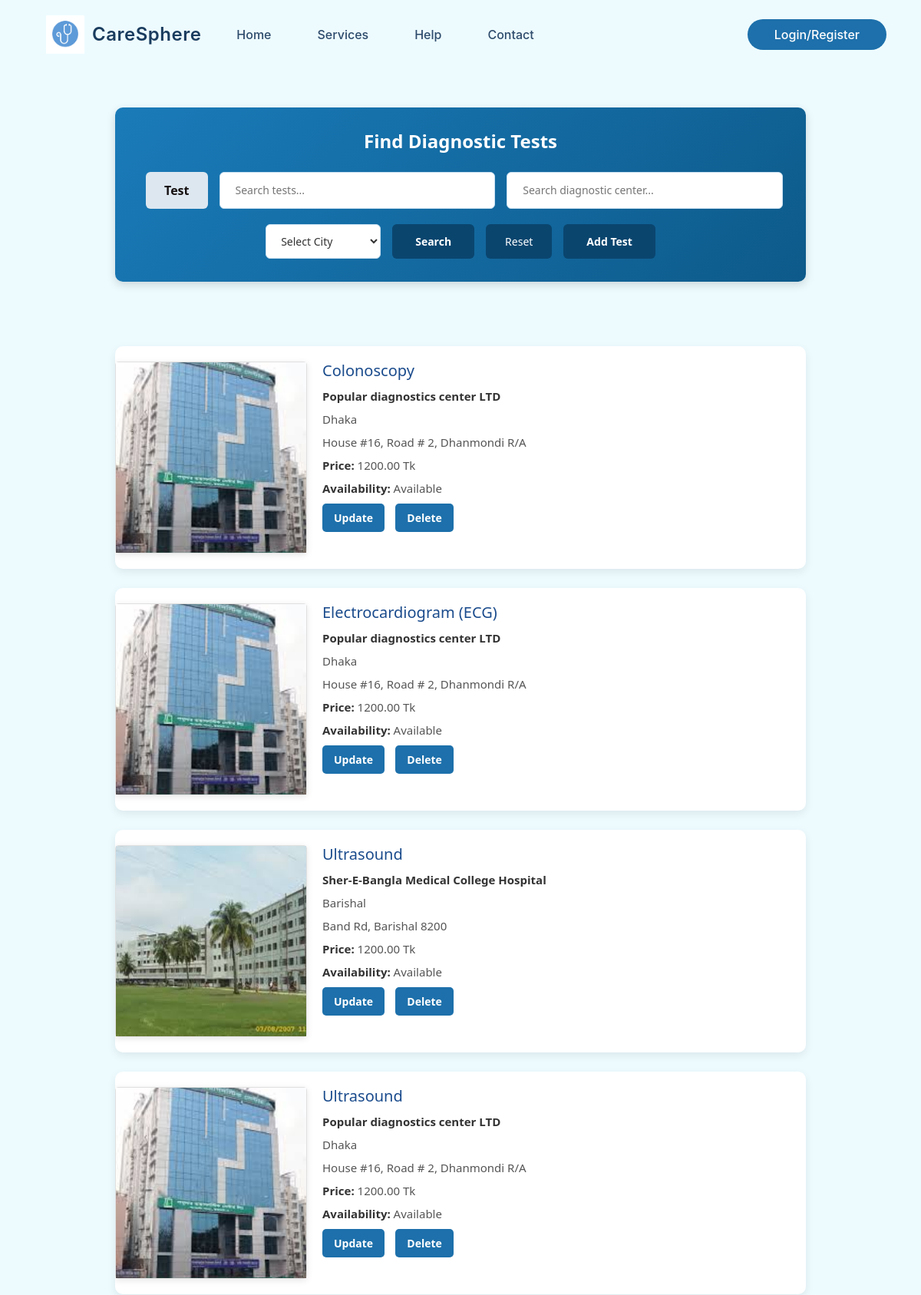
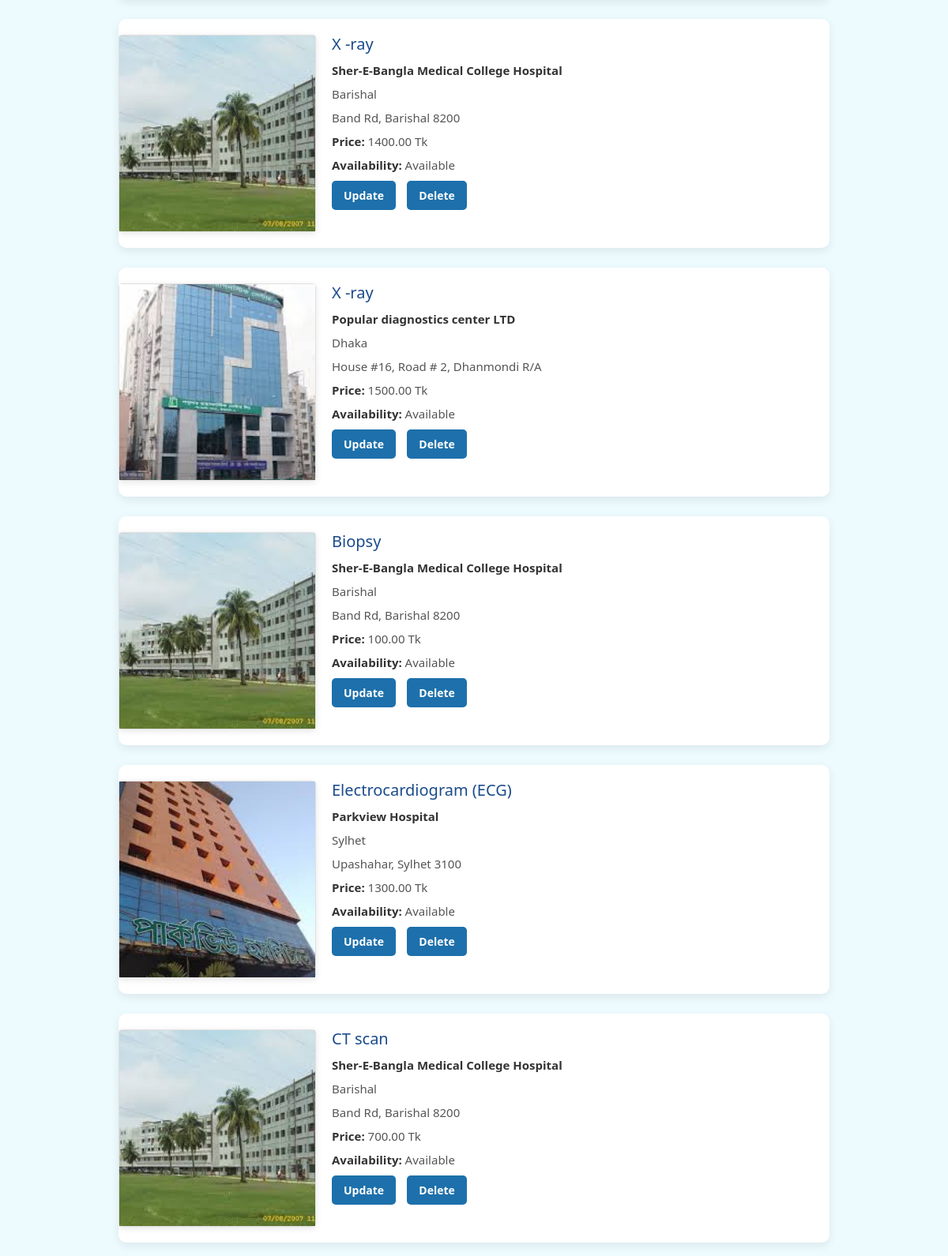
Screenshot of /test_available_list/ (upper part) with the database file from the repository (2 pictures, top to bottom).
### diagonostic_test/models.py (models this page shows, shortened)
class TestAvailability(models.Model):
    hospital = models.ForeignKey(Hospital, on_delete=models.CASCADE,blank=True, null= True)
    test = models.ForeignKey(Test, on_delete=models.CASCADE,blank=True, null= True)
    price = models.DecimalField(max_digits=10, decimal_places=2,blank=True, null= True)
    availability = models.BooleanField(default=True)

class Test(models.Model):
    name = models.CharField(max_length=100,blank=True, null= True)
    description = models.CharField(max_length=100, blank=True, null=True)
    hospital = models.ManyToManyField(Hospital, through='TestAvailability')

### hospital/models.py (models this page shows, shortened)
class Hospital(models.Model):
    name = models.CharField(max_length=200 ,blank= True,null=True)
    profile_pic = models.ImageField(upload_to='doc_img/',blank=True, null=True)
    address = models.CharField(max_length=200 ,blank= True,null=True)
    city = models.CharField(max_length=100,blank= True,null=True)
    hotline = models.CharField(max_length=20,blank= True,null=True)
    email = models.EmailField(blank=True,null=True)

### diagonostic_test/views.py (the view)
# urls.py: path('test_available_list/', dt_views.test_available_list, name='test_available_list'),
def test_available_list(request):
    test_name = request.GET.get('test_name')
    hospital_name = request.GET.get('hospital_name')
    city = request.GET.get('city')
    test_filter = request.GET.get('test_filter')
    tests = TestAvailability.objects.all()
    if test_name:
        tests = tests.filter(test__name__icontains=test_name)
    if hospital_name:
        tests = tests.filter(hospital__name__icontains=hospital_name)
    if city:
        tests = tests.filter(hospital__city__iexact=city)
    if test_filter:
        tests = tests.filter(test__name__iexact=test_filter)
    all_cities = Hospital.objects.values_list('city', flat=True).distinct()
    all_tests = Test.objects.values_list('name', flat=True).distinct()
    context = {
        'tests': tests,
        'all_cities': all_cities,
        'all_tests': all_tests,
    }
    return render(request, template_name='diagonostic_test/test_available_list.html', context = context )

### template/diagonostic_test/test_available_list.html (shortened to what this page needs)
{% extends 'base.html' %}
{% load static %}
{% block body_class %}test-list{% endblock %}
{% block content %}
<div class="test-search-container">
  <div class="test-search-bar">
    <h2 class="search-title">Find Diagnostic Tests</h2>
    <form method="GET" action="{% url 'test_available_list' %}" class="search-form">
      <div class="search-row">
        <div class="decorative-button">Test</div>
        <input type="text" class="search-input" placeholder="Search tests..." name="test_name" value="{{ request.GET.test_name }}">
        <input type="text" class="search-input" placeholder="Search diagnostic center..." name="hospital_name" value="{{ request.GET.hospital_name }}">
      </div>
      <div class="filter-row">
        <select class="filter-dropdown" name="city">
          <option value="">Select City</option>
        </select>
        <button type="submit" class="search-button">Search</button>
        <a href="{% url 'test_available_list' %}" class="reset-button">Reset</a>
        <a href="{% url 'upload_test' %}" class="search-button">Add Test</a>
      </div>
    </form>
  </div>
</div>
<br>
<div class="tests-list">
  {% if tests %}
    {% for entry in tests %}
      <div class="test-card">
        <div class="test-image">
          {% if entry.hospital.profile_pic %}
            <img src="{{ entry.hospital.profile_pic.url }}" alt="{{ entry.hospital.name }}">
          {% else %}
            <img src="{% static 'default_profile.jpg' %}" alt="No Image">
          {% endif %}
        </div>
        <div class="test-info">
          <h3>{{ entry.test.name }}</h3>
          <p class="center"><strong>{{ entry.hospital.name }}</strong></p>
          <p class="city">{{ entry.hospital.city }}</p>
          <p class="address">{{ entry.hospital.address }}</p>
          <div class="test-details">
            <p><strong>Price:</strong> {{ entry.price }} Tk</p>
            <p><strong>Availability:</strong> {{ entry.availability|yesno:"Available,Not Available" }}</p>
          </div>
          <div class="action-buttons">
            <a href="{% url 'update_test' entry.id %}" class="action-button">Update</a>
            <a href="{% url 'delete_test' entry.id %}" class="action-button">Delete</a>
          </div>
        </div>
      </div>
    {% endfor %}
  {% else %}
    <p class="no-results">No diagnostic tests found matching your criteria.</p>
  {% endif %}
</div>
{% endblock %}

### static/css/styles.css (style rules this page uses)
html { box-sizing: border-box; height: 100%; overflow-x: hidden; }
*, *::before, *::after { box-sizing: inherit; }
body { font-family: 'Segoe UI', Arial, sans-serif; margin: 0; padding: 0; background-color: #f8fafc; color: #2d3748; min-height: 100vh; display: flex; flex-direction: column; width: 100%; max-width: 100vw; position: relative; overflow-x: hidden; }

### static/css/doc_search.css (style rules this page uses)
.search-title { color: white; font-size: 24px; margin-bottom: 25px; font-weight: 600; text-align: center; }
.search-form { display: flex; flex-direction: column; gap: 20px; }
.search-row { display: flex; gap: 15px; width: 100%; }
.filter-row { display: flex; gap: 15px; flex-wrap: wrap; justify-content: center; }
.search-input { flex-grow: 1; padding: 12px 20px; font-size: 14px; border: 1px solid #2d6cbf; border-radius: 6px; }
.search-button { padding: 12px 30px; background-color: #3557ff; color: white; border: none; border-radius: 6px; font-size: 14px; font-weight: 600; cursor: pointer; transition: background-color 0.2s; }
.decorative-button { padding: 12px 24px; background-color: #dde7f0; color: rgb(21, 16, 16); border: none; border-radius: 6px; font-size: 14px; font-weight: 600; cursor: default; user-select: none; display: inline-block; margin-left: 10px; }
.filter-dropdown { padding: 10px 15px; border: 1px solid #2d6cbf; border-radius: 6px; font-size: 14px; background-color: white; min-width: 150px; color: #333; }
.search-button { background: #0a456e !important; }

### static/css/hospital_list.css (style rules this page uses)
.search-title { color: white; font-size: 24px; margin-bottom: 25px; font-weight: 600; text-align: center; }
.search-form { display: flex; flex-direction: column; gap: 20px; }
.search-row { display: flex; gap: 15px; width: 100%; }
.filter-row { display: flex; gap: 15px; flex-wrap: wrap; justify-content: center; }
.search-input { flex-grow: 1; padding: 12px 20px; font-size: 16px; border: 1px solid #2d6cbf; border-radius: 6px; }
.decorative-button { padding: 12px 24px; background-color: #dde7f0; color: rgb(21, 16, 16); border: none; border-radius: 6px; font-size: 16px; font-weight: 600; cursor: default; user-select: none; display: inline-block; margin-left: 10px; }
.filter-dropdown { padding: 10px 15px; border: 1px solid #2d6cbf; border-radius: 6px; font-size: 14px; background-color: white; min-width: 150px; color: #333; }
.address { color: #666; font-size: 13px; margin: 0 0 10px 0; line-height: 1.4; }

### static/css/upload_doctor.css (style rules this page uses)
form { font-family: 'Segoe UI', Tahoma, Geneva, Verdana, sans-serif; font-size: 14px; color: #333; }

### rows the page displays
TestAvailability: hospital.profile_pic (picture), test.name "Colonoscopy", hospital.name "Popular diagnostics center LTD", hospital.city "Dhaka", hospital.address "House #16, Road # 2, Dhanmondi R/A", price "1200.00", availability "Available"
TestAvailability: hospital.profile_pic (picture), test.name "Electrocardiogram (ECG)", hospital.name "Popular diagnostics center LTD", hospital.city "Dhaka", hospital.address "House #16, Road # 2, Dhanmondi R/A", price "1200.00", availability "Available"
TestAvailability: hospital.profile_pic (picture), test.name "Ultrasound", hospital.name "Sher-E-Bangla Medical College Hospital", hospital.city "Barishal", hospital.address "Band Rd, Barishal 8200", price "1200.00", availability "Available"
TestAvailability: hospital.profile_pic (picture), test.name "Ultrasound", hospital.name "Popular diagnostics center LTD", hospital.city "Dhaka", hospital.address "House #16, Road # 2, Dhanmondi R/A", price "1200.00", availability "Available"
TestAvailability: hospital.profile_pic (picture), test.name "X -ray", hospital.name "Sher-E-Bangla Medical College Hospital", hospital.city "Barishal", hospital.address "Band Rd, Barishal 8200", price "1400.00", availability "Available"
TestAvailability: hospital.profile_pic (picture), test.name "X -ray", hospital.name "Popular diagnostics center LTD", hospital.city "Dhaka", hospital.address "House #16, Road # 2, Dhanmondi R/A", price "1500.00", availability "Available"
TestAvailability: hospital.profile_pic (picture), test.name "Biopsy", hospital.name "Sher-E-Bangla Medical College Hospital", hospital.city "Barishal", hospital.address "Band Rd, Barishal 8200", price "100.00", availability "Available"
TestAvailability: hospital.profile_pic (picture), test.name "Electrocardiogram (ECG)", hospital.name "Parkview Hospital", hospital.city "Sylhet", hospital.address "Upashahar, Sylhet 3100", price "1300.00", availability "Available"
TestAvailability: hospital.profile_pic (picture), test.name "CT scan", hospital.name "Sher-E-Bangla Medical College Hospital", hospital.city "Barishal", hospital.address "Band Rd, Barishal 8200", price "700.00", availability "Available"
